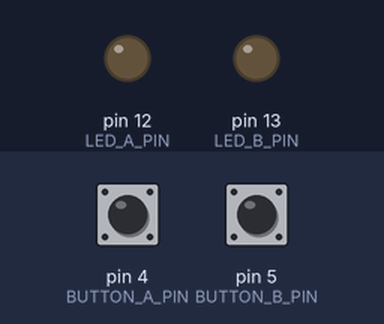
Bench run of a sketch on a simulated Arduino Uno, built with avr-gcc and run on an emulated ATmega328P. Shown: output pins drawn as LEDs (lit = HIGH). Dashed ring = blinking. Inputs (shaded band) come from the test bench; at power-on: pin 4 (BUTTON_A_PIN) LOW, pin 5 (BUTTON_B_PIN) LOW.

Above: at 1.2 s.
1.3 s: pin 4 (BUTTON_A_PIN) pulled HIGH for 0.15 s
At 2.0 s:
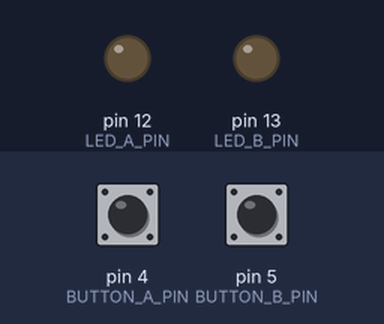
2.9 s: pin 5 (BUTTON_B_PIN) pulled HIGH for 1 s
At 3.11 s:
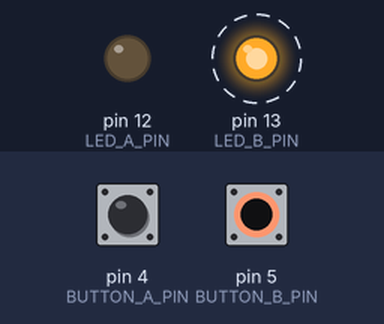
5.9 s: pin 5 (BUTTON_B_PIN) pulled HIGH for 3.2 s
At 10.2 s:
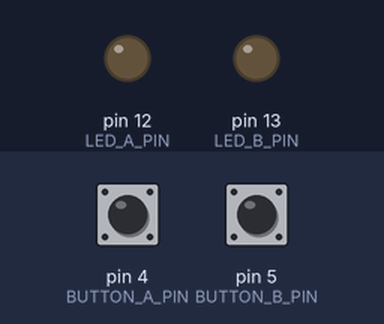
10.6 s: pin 4 (BUTTON_A_PIN) pulled HIGH for 3.2 s
At 10.81 s:
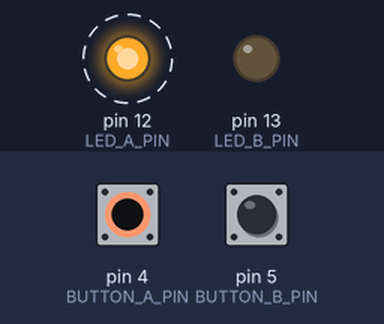
Timing chart, 0 to 15.3 s (numbered marks = the images above; inputs shaded):
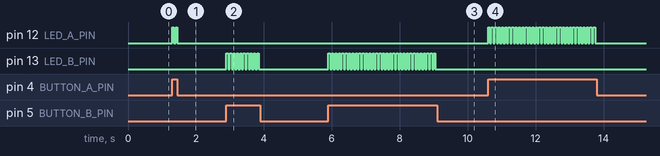

The sketch:

basic_2.ino
```cpp
const int LED_A_PIN = 12;
const int LED_B_PIN = 13;
const int BUTTON_A_PIN = 4;
const int BUTTON_B_PIN = 5;

void setup() {
  pinMode(LED_A_PIN, OUTPUT);
  pinMode(LED_B_PIN, OUTPUT);
  pinMode(BUTTON_A_PIN, INPUT);
  pinMode(BUTTON_B_PIN, INPUT);
}

void loop() {
  bool a = digitalRead(BUTTON_A_PIN) == HIGH;
  bool b = digitalRead(BUTTON_B_PIN) == HIGH;

  if (a && b) {
    digitalWrite(LED_A_PIN, HIGH);
    digitalWrite(LED_B_PIN, LOW);
    delay(50);
    digitalWrite(LED_A_PIN, LOW);
    digitalWrite(LED_B_PIN, HIGH);
    delay(50);
  } else if (a) {
    digitalWrite(LED_A_PIN, HIGH);
    delay(50);
    digitalWrite(LED_A_PIN, LOW);
    delay(50);
  } else if (b) {
    digitalWrite(LED_B_PIN, HIGH);
    delay(50);
    digitalWrite(LED_B_PIN, LOW);
    delay(50);
  }

  digitalWrite(LED_A_PIN, LOW);
  digitalWrite(LED_B_PIN, LOW);
}
```

Measured:
- after the input at 1.3 s, pin 12 (LED_A_PIN): alternates HIGH for 0.05 s and LOW for 0.05 s, 4 changes in all, then stays LOW, starting at once
- after the input at 2.9 s, pin 13 (LED_B_PIN): alternates HIGH for 0.05 s and LOW for 0.05 s, 20 changes in all, then stays LOW, starting at once
- after the input at 5.9 s, pin 13 (LED_B_PIN): alternates HIGH for 0.05 s and LOW for 0.05 s, 64 changes in all, then stays LOW, starting at once
- after the input at 10.6 s, pin 12 (LED_A_PIN): alternates HIGH for 0.05 s and LOW for 0.05 s, 64 changes in all, then stays LOW, starting at once
